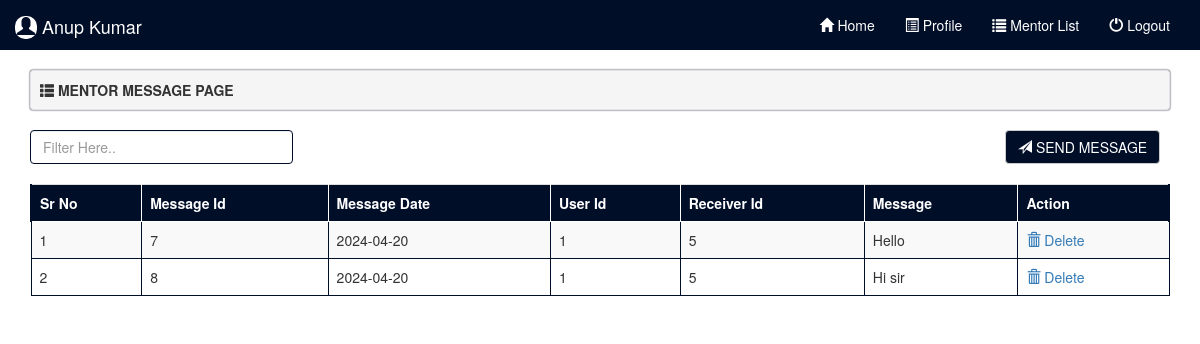
Page /message?id=5 (signed in) on the committed database.
### tables this page shows
CREATE TABLE IF NOT EXISTS `tbl_message` (
  `msg_id` int(11) NOT NULL AUTO_INCREMENT,
  `mdate` varchar(12) NOT NULL,
  `uid` int(11) NOT NULL,
  `mid` int(11) NOT NULL,
  `message` longtext NOT NULL,
  PRIMARY KEY (`msg_id`)
);

### message.php (the view, shortened to what this page needs)
<?php
include('connect.php');
$id = $_GET['id'];
?>
<!DOCTYPE html>
<html>
<head>
	<?php include('bootcdn.php') ?>
</head>
<body>
	<?php include('header.php'); ?>
	<div class="container">
		<div class="well well-sm">
			<span class="glyphicon glyphicon-th-list"></span>
			<b>MENTOR MESSAGE PAGE</b>
		</div>
              <div class="row">
                     <div class="col-sm-3">
                      <input style="border:1px solid #010E28;" class="form-control" id="myInput" type="text" placeholder="Filter Here..">
                     </div>
                     <div class="col-sm-7">
                     </div>
                     <div class="col-sm-2">
                            <a style="background-color:#010E28;color:white;" href="#" class="btn btn-default" data-toggle="modal" data-target="#myModal">
                                   <span class="glyphicon glyphicon-send"></span>
                                   SEND MESSAGE
                            </a>
                     </div>
              </div>
             <br>
               <div class="table-responsive">
                     <table class="table table-hover table-striped table-bordered">
                            <thead>
                                   <tr>
                                          <th>Sr No</th>
                                          <th>Message Id</th>
                                          <th>Message Date</th>
                                          <th>User Id</th>
                                          <th>Receiver Id</th>
                                          <th>Message</th>
                                          <th>Action</th>
                                   </tr>
                            </thead>
                            <tbody id="myTable">
                                   <?php
                                   $ulist = mysqli_query($con,"SELECT * FROM `tbl_message` WHERE `uid` = '".$_SESSION['uid']."' AND `mid` = '".$id."' ");
                                   $counter = 1;
                                   while($ulist_data = mysqli_fetch_assoc($ulist)){
                                   ?>
                                   <tr>
                                          <td><?php echo $counter; ?></td>
                                          <td><?php echo $ulist_data['msg_id'] ?></td>
                                          <td><?php echo $ulist_data['mdate'] ?></td>
                                          <td><?php echo $ulist_data['uid'] ?></td>
                                          <td><?php echo $ulist_data['mid'] ?></td>
                                          <td><?php echo $ulist_data['message'] ?></td>
                                          <td>
                                              <a onclick="return confirm('Are you sure?')" href="inbox?id=<?php echo $ulist_data['msg_id'] ?>">
                                              <span class="glyphicon glyphicon-trash"></span>
                                              Delete
                                              </a>
                                          </td>
                                   </tr>
                            <?php $counter++;} ?>
                            </tbody>
                     </table>
               </div>
	</div>
</body>
</html>

### message.php (style rules this page uses)
.well-sm, .well { box-shadow:0 0 2px #010E28; }
.table thead tr th { background-color:#010E28; color:white; }
.table thead tr { border-left:2px solid #010E28;border-right:2px solid #010E28; }
.table thead tr th { border:1px solid white; }
.table tbody tr td { border:1px solid #010E28; }

### rows in the picture
tbl_message: msg_id "7", mdate "2024-04-20", uid "1", mid "5", message "Hello"
tbl_message: msg_id "8", mdate "2024-04-20", uid "1", mid "5", message "Hi sir"

### other values in the picture
$_SESSION['fname'] "Anup Kumar"
